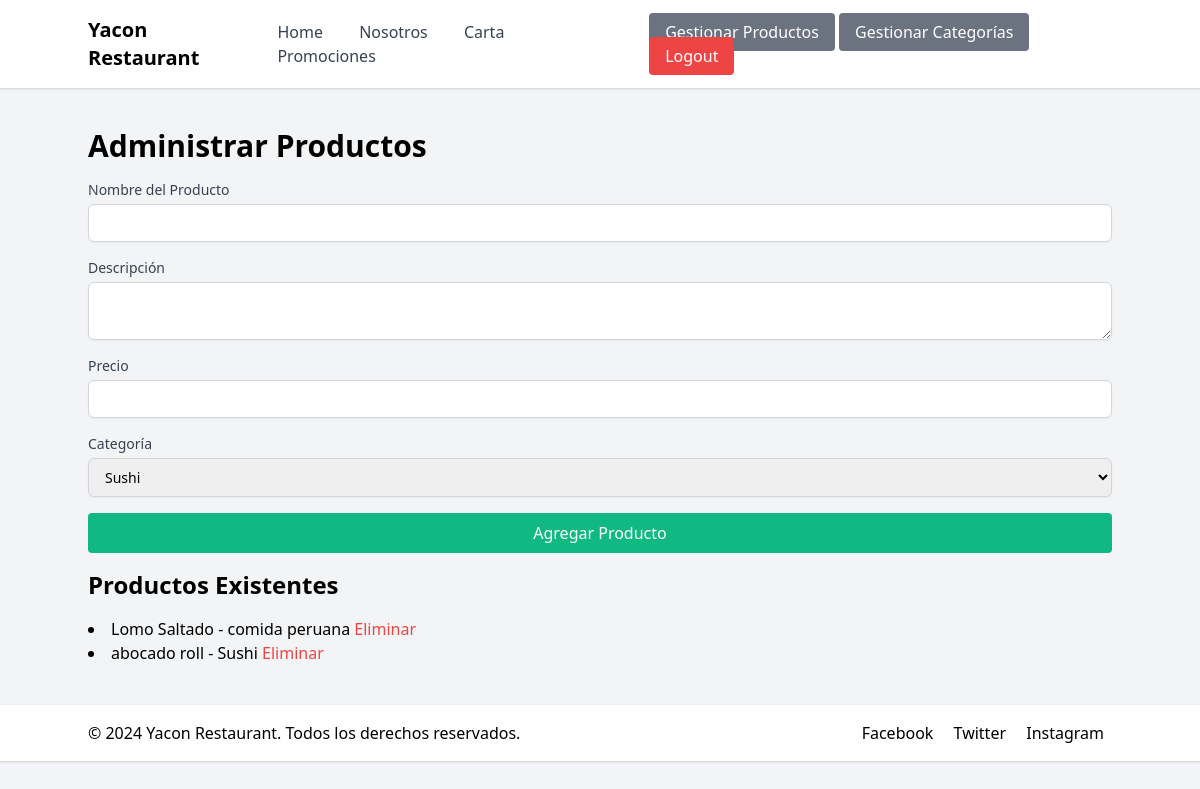
/products (signed in), run on an earlier commit of the app's database.
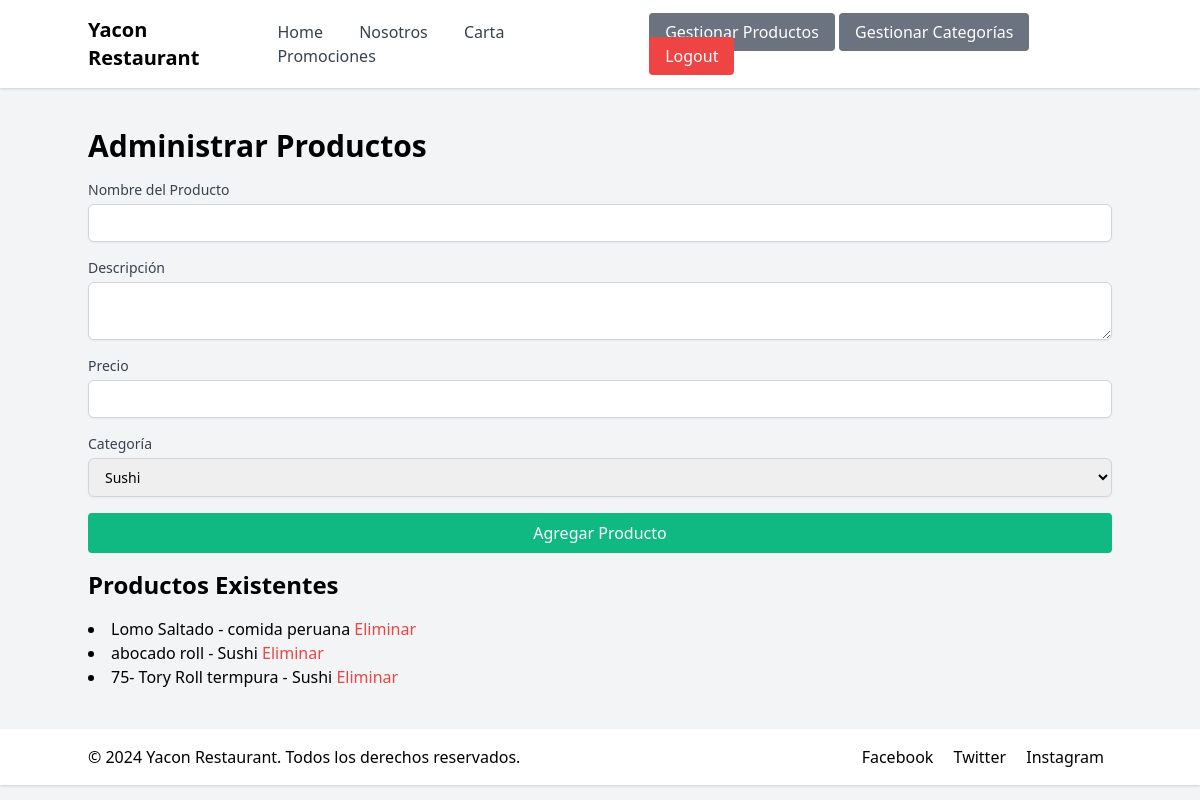
And on a later commit of the database.
### app.py (models this page shows)
class Product(db.Model):
    id = db.Column(db.Integer, primary_key=True)
    name = db.Column(db.String(100), nullable=False)
    description = db.Column(db.Text, nullable=True)
    price = db.Column(db.Float, nullable=False)
    category_id = db.Column(db.Integer, db.ForeignKey(
        'category.id'), nullable=False)

class Category(db.Model):
    id = db.Column(db.Integer, primary_key=True)
    name = db.Column(db.String(50), unique=True, nullable=False)
    products = db.relationship('Product', backref='category', lazy=True)

### app.py (the view, shortened to what this page needs)
@app.route('/products', methods=['GET', 'POST'])
@login_required
def manage_products():
    if not current_user.is_admin:
        flash('No tienes permiso para acceder a esta página.')
        return redirect(url_for('home'))
    categories = Category.query.all()
    products = Product.query.all()
    return render_template('products.html', categories=categories, products=products)

### app.py (called while the page is built)
@login_manager.user_loader
def load_user(user_id):
    return User.query.get(int(user_id))

@app.context_processor
def inject_now():
    return {'now': datetime.datetime.now(), 'timedelta': datetime.timedelta}

### templates/products.html
{% extends 'base.html' %} {% block title %}Administrar Productos{% endblock %}
{% block content %}
<h1 class="text-3xl font-bold mb-4">Administrar Productos</h1>
<form method="POST" action="{{ url_for('manage_products') }}">
  <div class="mb-4">
    <label for="name" class="block text-sm font-medium text-gray-700"
      >Nombre del Producto</label
    >
    <input
      type="text"
      name="name"
      id="name"
      class="mt-1 block w-full px-3 py-2 border border-gray-300 rounded-md shadow-sm focus:outline-none focus:ring-indigo-500 focus:border-indigo-500 sm:text-sm"
    />
  </div>
  <div class="mb-4">
    <label for="description" class="block text-sm font-medium text-gray-700"
      >Descripción</label
    >
    <textarea
      name="description"
      id="description"
      class="mt-1 block w-full px-3 py-2 border border-gray-300 rounded-md shadow-sm focus:outline-none focus:ring-indigo-500 focus:border-indigo-500 sm:text-sm"
    ></textarea>
  </div>
  <div class="mb-4">
    <label for="price" class="block text-sm font-medium text-gray-700"
      >Precio</label
    >
    <input
      type="text"
      name="price"
      id="price"
      class="mt-1 block w-full px-3 py-2 border border-gray-300 rounded-md shadow-sm focus:outline-none focus:ring-indigo-500 focus:border-indigo-500 sm:text-sm"
    />
  </div>
  <div class="mb-4">
    <label for="category_id" class="block text-sm font-medium text-gray-700"
      >Categoría</label
    >
    <select
      name="category_id"
      id="category_id"
      class="mt-1 block w-full px-3 py-2 border border-gray-300 rounded-md shadow-sm focus:outline-none focus:ring-indigo-500 focus:border-indigo-500 sm:text-sm"
    >
      {% for category in categories %}
      <option value="{{ category.id }}">{{ category.name }}</option>
      {% endfor %}
    </select>
  </div>
  <div class="mb-4">
    <button type="submit" class="w-full bg-green-500 text-white p-2 rounded">
      Agregar Producto
    </button>
  </div>
</form>
<h2 class="text-2xl font-semibold mb-4">Productos Existentes</h2>
<ul class="list-disc list-inside">
  {% for product in products %}
  <li>
    {{ product.name }} - {{ product.category.name }}
    <form
      method="POST"
      action="{{ url_for('delete_product', id=product.id) }}"
      style="display:inline;"
    >
      <button type="submit" class="text-red-500">Eliminar</button>
    </form>
  </li>
  {% endfor %}
</ul>
{% endblock %}

### templates/base.html (shortened to what this page needs)
<!DOCTYPE html>
<html lang="es">
  <head>
    <link
      href="https://cdnjs.cloudflare.com/ajax/libs/tailwindcss/2.2.19/tailwind.min.css"
      rel="stylesheet"
    />
  </head>
  <body class="bg-gray-100">
    <nav class="bg-white shadow p-4">
      <div class="container mx-auto flex justify-between items-center">
        <a href="{{ url_for('home') }}" class="text-xl font-bold"
          >Yacon Restaurant</a
        >
        <div>
          <a href="{{ url_for('home') }}" class="px-4 py-2 text-gray-700"
            >Home</a
          >
          <a href="{{ url_for('nosotros') }}" class="px-4 py-2 text-gray-700"
            >Nosotros</a
          >
          <a href="{{ url_for('carta') }}" class="px-4 py-2 text-gray-700"
            >Carta</a
          >
          <a href="{{ url_for('promociones') }}" class="px-4 py-2 text-gray-700"
            >Promociones</a
          >
        </div>
        <div>
          {% if current_user.is_authenticated %} {% if current_user.is_admin %}
          <a
            href="{{ url_for('manage_products') }}"
            class="px-4 py-2 bg-gray-500 text-white rounded"
            >Gestionar Productos</a
          >
          <a
            href="{{ url_for('manage_categories') }}"
            class="px-4 py-2 bg-gray-500 text-white rounded"
            >Gestionar Categorías</a
          >
          {% endif %}
          <a
            href="{{ url_for('logout') }}"
            class="px-4 py-2 bg-red-500 text-white rounded"
            >Logout</a
          >
          {% else %}
          <a
            href="{{ url_for('login') }}"
            class="px-4 py-2 bg-blue-500 text-white rounded"
            >Login</a
          >
          {% endif %}
        </div>
      </div>
    </nav>
    <div class="container mx-auto mt-10">
       {% block content %}{% endblock %}
    </div>
    <footer class="bg-white shadow mt-10 p-4">
      <div class="container mx-auto flex justify-between items-center">
        <div>&copy; 2024 Yacon Restaurant. Todos los derechos reservados.</div>
        <div>
          <a href="https://facebook.com" target="_blank" class="px-2"
            >Facebook</a
          >
          <a href="https://twitter.com" target="_blank" class="px-2">Twitter</a>
          <a href="https://instagram.com" target="_blank" class="px-2"
            >Instagram</a
          >
        </div>
      </div>
    </footer>
  </body>
</html>

What changed in the data, as far as the page shows it:
added Product: name "75- Tory Roll termpura", category.name "Sushi"
